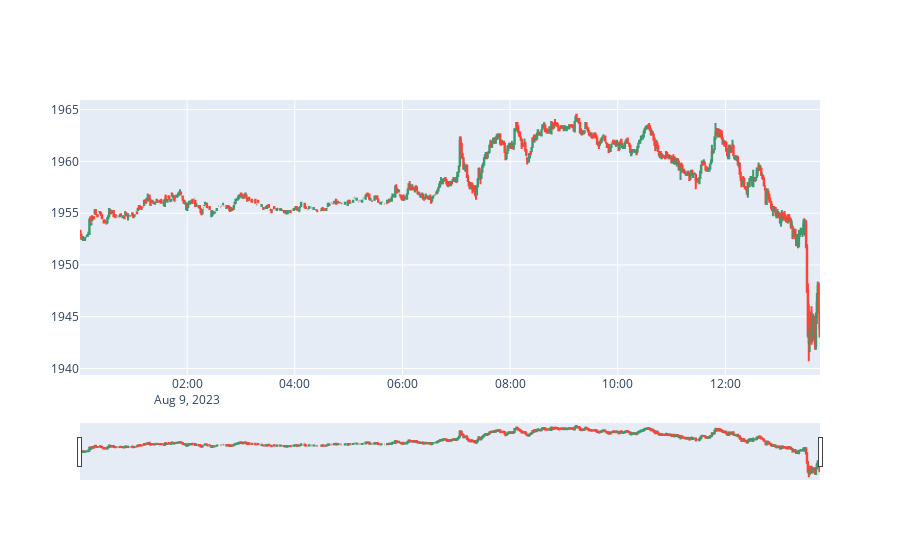

The notebook cell this image was saved under:
### Code cell
df = getDf('RTYU23', '2023-08-09T00:00:00Z', '2023-08-09T18:30:00Z')

fig = go.Figure(data=[go.Candlestick(x=df['datetime'],
                open=df['open'],
                high=df['high'],
                low=df['low'],
                close=df['close'])])

fig.show()

### Figure 1 — Plotly figure (JSON) as saved in the notebook; plotly's stock layout.template omitted (floating-point values rounded to 4 significant figures; data arrays with more than 128 entries replaced by an {"elided": "..."} marker saying what was removed)
{"data": [{"close": {"elided": "791 float values"}, "high": {"elided": "791 float values"}, "low": {"elided": "791 float values"}, "open": {"elided": "791 float values"}, "type": "candlestick", "x": {"elided": "791 str values"}}], "layout": {}}
